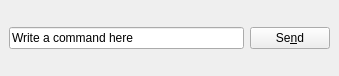
<ui version="4.0" >
 <class>CommandLineWidget</class>
 <widget class="QWidget" name="CommandLineWidget" >
  <property name="geometry" >
   <rect>
    <x>0</x>
    <y>0</y>
    <width>339</width>
    <height>76</height>
   </rect>
  </property>
  <layout class="QHBoxLayout" >
   <property name="spacing" >
    <number>6</number>
   </property>
   <property name="leftMargin" >
    <number>9</number>
   </property>
   <property name="topMargin" >
    <number>9</number>
   </property>
   <property name="rightMargin" >
    <number>9</number>
   </property>
   <property name="bottomMargin" >
    <number>9</number>
   </property>
   <item>
    <widget class="QLineEdit" name="lineEdit" >
     <property name="text" >
      <string>Write a command here</string>
     </property>
    </widget>
   </item>
   <item>
    <widget class="QPushButton" name="pushButton" >
     <property name="text" >
      <string>Se&amp;nd</string>
     </property>
    </widget>
   </item>
  </layout>
 </widget>
 <resources/>
 <connections/>
</ui>
